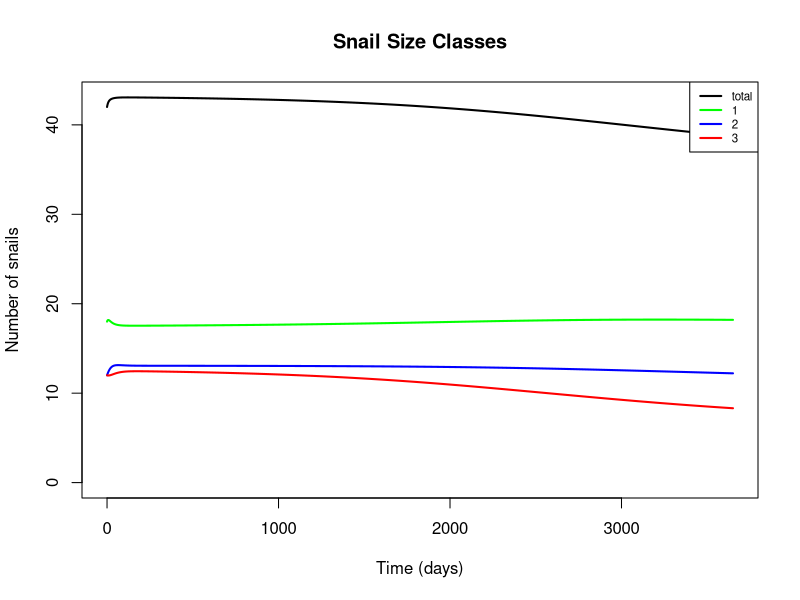
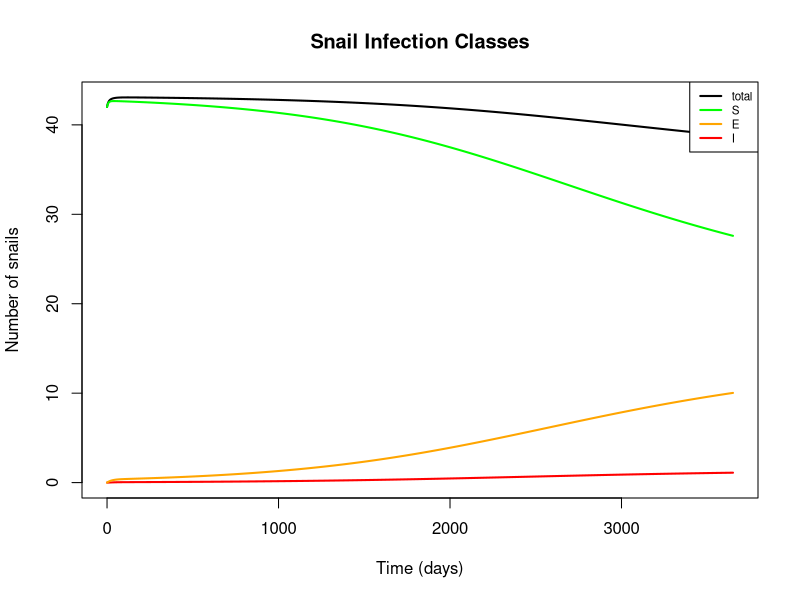
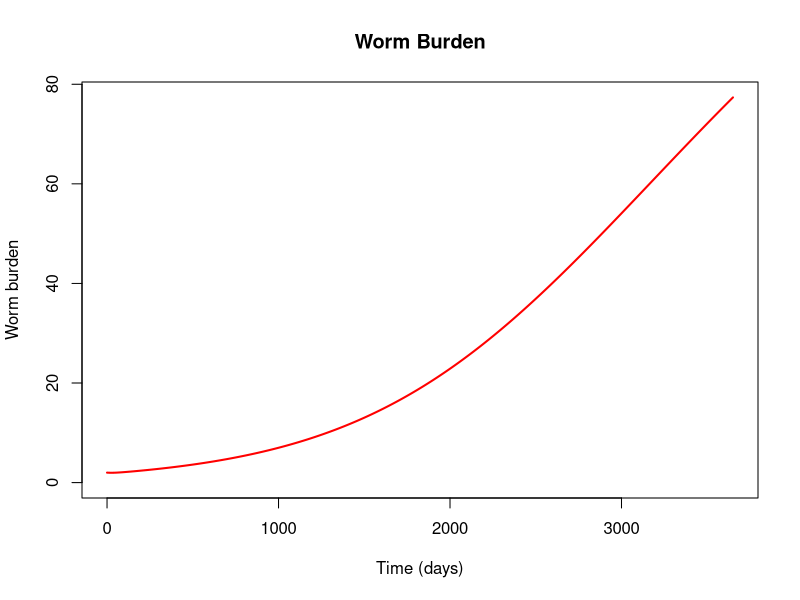

Write R code to recreate these figures, in order.
## Epidemiological model including snail size classes; no predation

## To-do list:
  # Tune infection parameters, draw estimates from literature as necessary
  # May want to consider a few aspects of snail dynamics further, e.g.: 
      # Should small snails be able to get infected at all?
      # Should exposed snails be able to reproduce at a reduced rate?
      # Should growth rates differ by infection status?
      # Area scaling on beta and lambda?
      # Think a little more about diagonal transitions, if even necessary
  # Come up with R0 expression?

require(deSolve)

snail_epi = function(t, n, parameters) { 
  with(as.list(parameters),{
    
    S1=n[1]
    S2=n[2]
    S3=n[3]
    E1=n[4]
    E2=n[5]
    E3=n[6]
    I2=n[7]
    I3=n[8]
    W=n[9]
    
    S = S1+S2+S3  # Total susceptible snails
    E = E1+E2+E3  # Total exposed snails
    I = I2+I3     # Total infected snails
    N = S+E+I     # Total number of snails
    M = m*0.5*W   # Miracidial density as a function of mean worm burden (W) and miracidial shedding rate (m)

    dS1dt = f*(1-N/(Kn*A))*(S2+S3+z*(E2+E3)) - muN1*S1 - psi1*S1 - g1*S1 - (beta/A)*M*H*S1
    
    dS2dt = g1*S1 - muN2*S2 - psi2*S2 - g2*S2 - (beta/A)*M*H*S2
    
    dS3dt = g2*S2 - muN3*S3 - psi3*S3 - (beta/A)*M*H*S3
    
    dE1dt = (beta/A)*M*H*S1 - muN1*E1 - psi1*E1 - g1*E1 - sigma*X*E1
    
    dE2dt = (beta/A)*M*H*S2 + g1*E1 - muN2*E2 - psi2*E2 - g2*E2 - sigma*E2
    
    dE3dt = (beta/A)*M*H*S3 + g2*E2 - muN3*E3 - psi3*E3 - sigma*E3
    
    dI2dt = sigma*X*E1 + sigma*(1-rho)*E2 - (muN2 + muI)*I2 - psi2*I2 - g2*I2
    
    dI3dt = sigma*rho*E2 + sigma*E3 + g2*I2 - (muN3 + muI)*I3 - psi3*I3
    
    dWdt = (lambda/A)*I2 + theta*(lambda/A)*I3 - (muW + muH)*W
    
    
    return(list(c(dS1dt, dS2dt, dS3dt, dE1dt, dE2dt, dE3dt, dI2dt, dI3dt, dWdt)))
  }) 
} 

# Set initial values and parameters
nstart = c(S1 = 18, S2 = 12, S3 = 12, E1 = 0, E2 = 0, E3 = 0, I2 = 0, I3 = 0, W = 2)
time = seq(0,365*10,1)

parameters=c(
  ## Location parameters
  A = 1,             # Area of site of interest, m^2
  H = 1000,          # Human population at site of interest
  
  ## Reproductive parameters
  f = 0.26,          # Birth rate of adult snails (snails/reproductive snail/day, including survival to detection; more like a recruitment rate)
  Kn = 50,           # Carrying capacity of snails (snails/m^2), from Sokolow et al. 2015
  z = 0.5,           # Fraction of exposed snails that can reproduce, from Sokolow et al. 2015
  
  ## Snail mortality parameters
  muN1 = 1/40,       # Natural mortality rate of small snails (deaths/snail/day; assume mean lifespan = 50 days)
  muN2 = 1/50,       # Natural mortality rate of medium snails (deaths/snail/day; assume mean lifespan = 50 days)
  muN3 = 1/60,       # Natural mortality rate of large snails (deaths/snail/day; assume mean lifespan = 50 days)
  muI = 1/10,        # Additional mortality rate of shedding snails as a result of infection, from Sokolow et al. 2015
  
  ## Predation parameters
  psi1 = 0,          # Predation rate of prawns on small snails, ignored in this model
  psi2 = 0,          # Predation rate of prawns on medium snails, ignored in this model
  psi3 = 0,          # Predation rate of prawns on large snails, ignored in this model
  
  ## Snail growth parameters
  g1 = 1/37,         # Growth rate of small snails (size class transition rate, in terms of days to grow 4mm; adapted from McCreesh et al. 2014, assuming water temp. of 25 C)
  g2 = 1/62,         # Growth rate of medium snails (size class transition rate, in terms of days to grow 4mm; adapted from McCreesh et al. 2014, assuming water temp. of 25 C)
  
  ## Infection parameters
  beta = 4e-7,       # Human-to-snail infection probability (infected snails/miracidia/snail/day); adjusted from Sokolow et al. 2015, scaled to 1 m^2 (original value: 8e-4)
  m = 0.8,           # Miracidial shedding rate per adult female worm divided by miracidial mortality; adjusted from Sokolow et al. 2015 (original value: 0.8)
  sigma = 1/50,      # Latent period for exposed snails (infectious snails/exposed snail/day); adjusted from Sokolow et al. 2015 (original value: 1/50)
  X = 0,             # Fraction of exposed small snails that convert directly to medium shedding (ignored for now)
  rho = 0,           # Fraction of exposed medium snails that convert directly to large shedding (ignored for now)
  lambda = 0.06,     # Snail-to-human infection probability (composite including cercarial shedding, mortality, infection, survival to patency); adjusted from Sokolow et al. 2015, scaled to 1 m^2 (original value: 0.1)
  theta = 2,         # Scale factor describing increase in cercarial shedding rate in larger snails; from Chu & Dawood 1970 (estimated to be between 2 and 10)
  
  ## Schisto mortality parameters
  muW = 1/(3.3*365), # Natural mortality rate of adult worms in humans, assuming average lifespan of 3.3 years, from Sokolow et al. 2015
  muH = 1/(60*365)   # Natural mortality of humans (contributing to worm mortality), assuming average lifespan of 60 years, from Sokolow et al. 2015
)


# Run & plot
output_s.epi=as.data.frame(ode(nstart,time,snail_epi,parameters))
output_s.epi$S.t = output_s.epi$S1 + output_s.epi$S2 + output_s.epi$S3    # Total susceptible snails
output_s.epi$E.t = output_s.epi$E1 + output_s.epi$E2 + output_s.epi$E3    # Total exposed snails 
output_s.epi$I.t = output_s.epi$I2 + output_s.epi$I3                      # Total infected snails
output_s.epi$N.t = output_s.epi$S.t + output_s.epi$E.t + output_s.epi$I.t # Total snails
output_s.epi$t.1 = output_s.epi$S1 + output_s.epi$E1                      # Total snails of size class 1
output_s.epi$t.2 = output_s.epi$S2 + output_s.epi$E2 + + output_s.epi$I2  # Total snails of size class 2
output_s.epi$t.3 = output_s.epi$S3 + output_s.epi$E3 + + output_s.epi$I3  # Total snails of size class 3
  
plot(x = output_s.epi$time, y = output_s.epi$N.t, type = 'l', col = 'black', lwd=2, xlab = 'Time (days)', 
     ylab = 'Number of snails', ylim = c(0,max(output_s.epi$N.t)),
     main = 'Snail Size Classes')
  lines(output_s.epi$time, output_s.epi$t.1, col = 'green', lwd = 2)
  lines(output_s.epi$time, output_s.epi$t.2, col = 'blue', lwd = 2)
  lines(output_s.epi$time, output_s.epi$t.3, col = 'red', lwd = 2)
  legend('topright', legend = c('total', '1', '2', '3'), lwd = 2, col = c('black', 'green', 'blue', 'red'), cex = 0.7)
  
plot(x = output_s.epi$time, y = output_s.epi$N.t, type = 'l', col = 'black', lwd=2, xlab = 'Time (days)', 
     ylab = 'Number of snails', ylim = c(0,max(output_s.epi$N.t)), 
     main = 'Snail Infection Classes')
  lines(output_s.epi$time, output_s.epi$I.t, col = 'red', lwd = 2)
  lines(output_s.epi$time, output_s.epi$E.t, col = 'orange', lwd = 2)
  lines(output_s.epi$time, output_s.epi$S.t, col = 'green', lwd = 2)
  legend('topright', legend = c('total', 'S', 'E', 'I'), lwd = 2, col = c('black', 'green', 'orange', 'red'), cex = 0.7)

plot(x = output_s.epi$time, y = output_s.epi$W, type = 'l', col = 'red', lwd=2, xlab = 'Time (days)', 
     ylab = 'Worm burden', ylim = c(0,max (output_s.epi$W)),
     main = 'Worm Burden')
